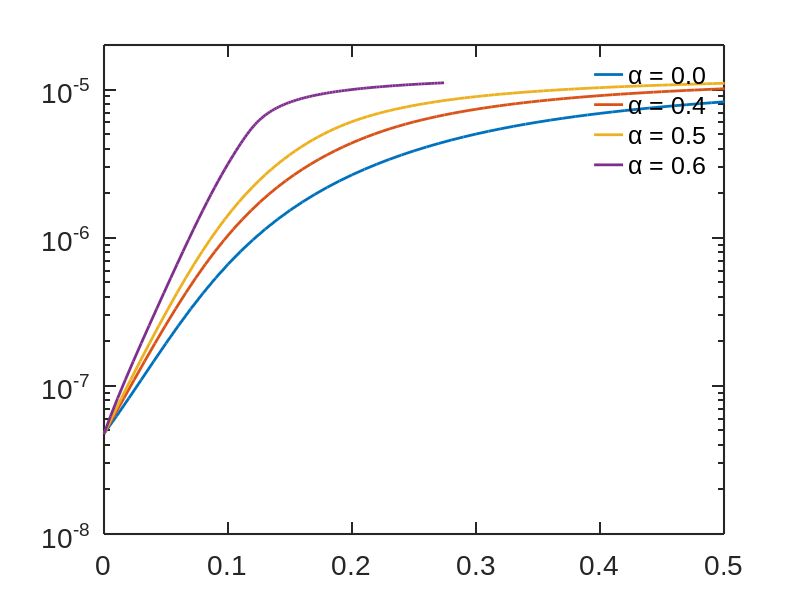

The MATLAB script that drew this image:
clear;
close all;

% %%%%%%%%%%%%%%%%%%%%%%%%%%%%%%%% %
% Object type: Line
set(0,'DefaultLineLineWidth',2);
set(0,'DefaultLineMarkerSize',8);

% Object type: Axes
set(0,'DefaultAxesFontName','Arial');
set(0,'DefaultAxesFontSize',20);
set(0,'DefaultAxesLineWidth',1.5);
set(0,'DefaultAxesTickLength',[0.02 0.02]);
% set(0,'DefaultAxesUnits','inches');
% set(0,'DefaultAxesOuterPosition', [0 0 7 7]);
% set(0,'DefaultAxesPosition',[1 1 5 4]);
%%set(0,'DefaultAxesUnits','normalized');
%%set(0,'DefaultAxesOuterPosition', [0 0 1 1]);
%%set(0,'DefaultAxesPosition',[0.15 0.15 0.7 0.7]);

% Object type: Text
set(0,'DefaultTextFontName','Arial');
set(0,'DefaultTextFontSize',20);
set(0,'DefaultTextInterpreter','remove')
% set(0,'DefaultTextFontName','remove');
% set(0,'DefaultTextFontSize','remove');
% set(0,'DefaultTextInterpreter','remove');

map = [0, 0, 1
    0, 0.5, 0
    1, 0, 0
    0, 0.75, 0.75
    0.75, 0, 0.75
    0.25, 0.25, 0.25
	0, 0, 1];
% %%%%%%%%%%%%%%%%%%%%%%%%%%%%%%%% %

%%
%%%Read data and store it in a struct
op1 = [];
op2 = [];
%%%%%%%%%

%%salvar aux = 2 e aux = 11
aux = 2

%-------------------------------------------------------------------------------------------------------------------------------------
% space_charge tem que ser multiplicado pelo comprimento da porta
%eps_cnt = 5 * eps_0;
eps_0 = 8.85E-12; %F/m
eps_ox = 16 * eps_0;
alpha = -2.12E8; %m/
%alpha = -5.1E9; %m/F
%eps_ox * abs(alpha)
tox = 5e-9;

%------------------------------------------------------------------------------------------------------------------------------------- FE layer
eps_FE = eps_ox;
tFE = tox;
alpha_eps1 = 0.4;
alpha_eps2 = 0.5;
alpha_eps3 = 0.6;

if aux == 2
op2(1).V_g = [1	0.990000000000000	0.980000000000000	0.970000000000000	0.960000000000000	0.950000000000000	0.940000000000000	0.930000000000000	0.920000000000000	0.910000000000000	0.900000000000000	0.890000000000000	0.880000000000000	0.870000000000000	0.860000000000000	0.850000000000000	0.840000000000000	0.830000000000000	0.820000000000000	0.810000000000000	0.800000000000000	0.790000000000000	0.780000000000000	0.770000000000000	0.760000000000000	0.750000000000000	0.740000000000000	0.730000000000000	0.720000000000000	0.710000000000000	0.700000000000000	0.690000000000000	0.680000000000000	0.670000000000000	0.660000000000000	0.650000000000000	0.640000000000000	0.630000000000000	0.620000000000000	0.610000000000000	0.600000000000000	0.590000000000000	0.580000000000000	0.570000000000000	0.560000000000000	0.550000000000000	0.540000000000000	0.530000000000000	0.520000000000000	0.510000000000000	0.500000000000000	0.490000000000000	0.480000000000000	0.470000000000000	0.460000000000000	0.450000000000000	0.440000000000000	0.430000000000000	0.420000000000000	0.410000000000000	0.400000000000000	0.390000000000000	0.380000000000000	0.370000000000000	0.360000000000000	0.350000000000000	0.340000000000000	0.330000000000000	0.320000000000000	0.310000000000000	0.300000000000000	0.290000000000000	0.280000000000000	0.270000000000000	0.260000000000000	0.250000000000000	0.240000000000000	0.230000000000000	0.220000000000000	0.210000000000000	0.200000000000000	0.190000000000000	0.180000000000000	0.170000000000000	0.160000000000000	0.150000000000000	0.140000000000000	0.130000000000000	0.120000000000000	0.110000000000000	0.100000000000000	0.0900000000000000	0.0800000000000000	0.0700000000000000	0.0600000000000000	0.0500000000000000	0.0400000000000000	0.0300000000000000	0.0200000000000000	0.0100000000000000	0];
op2(1).I_d = [1.11120186000000e-05	1.10864490800000e-05	1.10602074600000e-05	1.10332709800000e-05	1.10056148300000e-05	1.09772160300000e-05	1.09480481900000e-05	1.09180863200000e-05	1.08873032100000e-05	1.08556703600000e-05	1.08231566400000e-05	1.07897333200000e-05	1.07553686900000e-05	1.07200276000000e-05	1.06836783000000e-05	1.06462858400000e-05	1.06078085400000e-05	1.05682126600000e-05	1.05274558400000e-05	1.04854968200000e-05	1.04422947000000e-05	1.03978010000000e-05	1.03519729200000e-05	1.03047612400000e-05	1.02561133800000e-05	1.02059817900000e-05	1.01543075900000e-05	1.01010387900000e-05	1.00461161000000e-05	9.98947637800000e-06	9.93106215600000e-06	9.87080087900000e-06	9.80863244300000e-06	9.74448143500000e-06	9.67827705400000e-06	9.60994422300000e-06	9.53939923100000e-06	9.46656885500000e-06	9.39135644300000e-06	9.31368560900000e-06	9.23345260100000e-06	9.15057164300000e-06	9.06493422400000e-06	8.97644236900000e-06	8.88498216600000e-06	8.79044227600000e-06	8.69270297800000e-06	8.59163745300000e-06	8.48711810400000e-06	8.37900318600000e-06	8.26715533200000e-06	8.15141911200000e-06	8.03164544500000e-06	7.90767137800000e-06	7.77933695400000e-06	7.64648115800000e-06	7.50893834100000e-06	7.36656332800000e-06	7.21919321500000e-06	7.06670065200000e-06	6.90895076800000e-06	6.74581191500000e-06	6.57716322300000e-06	6.40286989100000e-06	6.22275358200000e-06	6.03657837100000e-06	5.84413624900000e-06	5.64536026200000e-06	5.44033461300000e-06	5.22927088100000e-06	5.01250890000000e-06	4.79046655500000e-06	4.56363276300000e-06	4.33255403300000e-06	4.09784031000000e-06	3.86017010400000e-06	3.62030153900000e-06	3.37907973500000e-06	3.13744149200000e-06	2.89641856200000e-06	2.65713285500000e-06	2.42080489100000e-06	2.18873662400000e-06	1.96229401600000e-06	1.74289643600000e-06	1.53210915800000e-06	1.33150117100000e-06	1.14265962800000e-06	9.67147896200000e-07	8.06433603800000e-07	6.61785131000000e-07	5.34142795000000e-07	4.23975894200000e-07	3.31157948500000e-07	2.54924581200000e-07	1.93893430400000e-07	1.46215476400000e-07	1.09790376900000e-07	8.24836721100000e-08	6.23095787900000e-08	4.75499264800000e-08];

Vg_FE1 = [0.677419703180146	0.670718053826812	0.664014413601158	0.657308901339866	0.650601655257052	0.643892796580422	0.637182478162190	0.630470848015842	0.623758073212832	0.617044317563151	0.610329791777114	0.603614675153061	0.596899175864308	0.590183541402548	0.583467980094509	0.576752737945137	0.570038119383534	0.563324356918542	0.556611767640098	0.549900652996264	0.543191314699224	0.536484122609252	0.529779393296708	0.523077499295868	0.516378845737786	0.509683780715393	0.502992761538957	0.496306166827857	0.489624440699416	0.482948055499449	0.476277413240871	0.469613054338385	0.462955375215313	0.456304908269248	0.449662117222680	0.443027479784720	0.436401538054373	0.429784684695648	0.423177525708255	0.416580398997387	0.409993892385423	0.403418337638530	0.396854244353855	0.390301943567097	0.383761843061733	0.377234246548447	0.370719431071819	0.364217651150997	0.357729040814525	0.351253768247675	0.344791816985500	0.338343250972400	0.331907934006663	0.325485795846509	0.319076645606250	0.312680286993391	0.306296597907671	0.299925266097201	0.293566393768681	0.287219755333906	0.280885355798867	0.274563399009678	0.268253773982867	0.261956259488083	0.255669930532964	0.249392711954349	0.243121987725897	0.236854197339728	0.230585300096955	0.224310139596293	0.218022604164240	0.211716405807886	0.205385366230192	0.199023761584000	0.192626420058818	0.186188784763084	0.179706845360607	0.173177031040520	0.166596043079605	0.159960635110327	0.153267361087466	0.146512187161759	0.139690306149367	0.132796021144820	0.125822523516263	0.118760596407990	0.111599966997263	0.104328970061762	0.0969349117584194	0.0894049392929044	0.0817274366007423	0.0738941348109224	0.0659028582527113	0.0577607020654028	0.0494872164874977	0.0411167670916775	0.0326995982055754	0.0243009061064998	0.0159974194886880	0.00787107862646430	0];
Vg_FE2 = [0.516129554770219	0.511077080740218	0.506021620401737	0.500963352009799	0.495902482885579	0.490839194870633	0.485773717243285	0.480706272023762	0.475637109819247	0.470566476344726	0.465494687665670	0.460422012729592	0.455348763796463	0.450275312103822	0.445201970141763	0.440129106917705	0.435057179075300	0.429986535377814	0.424917651460147	0.419850979494396	0.414786972048836	0.409726183913878	0.404669089945062	0.399616248943801	0.394568268606678	0.389525671073089	0.384489142308436	0.379459250241785	0.374436661049124	0.369422083249174	0.364416119861307	0.359419581507577	0.354433062822969	0.349457362403872	0.344493175834020	0.339541219677079	0.334602307081560	0.329677027043472	0.324766288562383	0.319870598496081	0.314990838578134	0.310127506457795	0.305281366530782	0.300452915350646	0.295642764592599	0.290851369822670	0.286079146607729	0.281326476726495	0.276593561221787	0.271880652371512	0.267187725478250	0.262514876458601	0.257861901009995	0.253228693769763	0.248614968409375	0.244020430490086	0.239444896861507	0.234887899145801	0.230349590653021	0.225829633000859	0.221328033698300	0.216845098514517	0.212380660974301	0.207934389232125	0.203504895799446	0.199089067931524	0.194682981588846	0.190281296009593	0.185877950145432	0.181465209394439	0.177033906246360	0.172574608711829	0.168078049345287	0.163535642376000	0.158939630088227	0.154283177144626	0.149560268040910	0.144765546560780	0.139894064619407	0.134940952665491	0.129901041631199	0.124768280742639	0.119535459224051	0.114194031717230	0.108733785274395	0.103140894611986	0.0973999504958942	0.0914934550926429	0.0854023676376291	0.0791074089393566	0.0725911549011134	0.0658412022163836	0.0588542873790670	0.0516410530981043	0.0442308247312465	0.0366751506375163	0.0290493973083631	0.0214513591597497	0.0139961292330320	0.00680661793969645	0];
Vg_FE3 = [0.274194332155329	0.271615621110326	0.269032430602606	0.266445028014699	0.263853724328368	0.261258792305950	0.258660575864927	0.256059408035644	0.253455664728871	0.250849714517090	0.248242031498506	0.245633019094388	0.243023145694694	0.240412968155734	0.237802955212645	0.235193660376557	0.232585768612951	0.229979803066721	0.227376477190220	0.224776469241594	0.222180458073253	0.219589275870817	0.217003634917594	0.214424373415702	0.211852402910017	0.209288506609634	0.206733713462654	0.204188875362678	0.201654991573686	0.199133124873761	0.196624179791960	0.194129372261366	0.191649594234454	0.189186043605809	0.186739763751031	0.184311829515619	0.181903460622339	0.179515540565208	0.177149432843575	0.174805897744121	0.172486257867201	0.170191259686692	0.167922049796173	0.165679373025968	0.163464146888899	0.161277054734005	0.159118719911593	0.156989715089743	0.154890341832681	0.152820978557268	0.150781588217375	0.148772314687901	0.146792851514992	0.144843040654645	0.142922452614062	0.141030645735129	0.139167345292261	0.137331848718701	0.135524385979532	0.133744449501289	0.131992050547450	0.130267647771776	0.128570991461452	0.126901583848187	0.125257343699169	0.123633601897286	0.122024472383269	0.120421944014389	0.118816925218149	0.117197814091659	0.115550859369539	0.113861913067743	0.112117074017931	0.110303463564000	0.108409445132341	0.106424765716940	0.104340402061365	0.102148319841170	0.0998410969291106	0.0974114289982368	0.0948515624467981	0.0921524211139586	0.0893031888360762	0.0862910475758449	0.0831006779115927	0.0797113419179784	0.0760999257438414	0.0722401826389644	0.0681035514564437	0.0636611134090349	0.0588867323516702	0.0537618033245754	0.0482814310686005	0.0424615796471564	0.0363462370968698	0.0300127259562744	0.0235740959625446	0.0171770387396245	0.0109941938495480	0.00520992690954468	0];

vg05 = find(op2(1).V_g == 0.5, 1); %saber índice de VGS=0.5V
op2(1).I_d(vg05)


vgFE1 = find(Vg_FE1 >= 0.489 & Vg_FE1 <= 0.506, 1);
idFE1 = op2(1).I_d(vgFE1);
vgFE2 = find(Vg_FE2 >= 0.49 & Vg_FE2 <= 0.506, 1);
idFE2= op2(1).I_d(vgFE2);
%vgFE3 = find(Vg_FE3 >= 0.49 & Vg_FE3 <= 0.51, 1);
%idFE3 = op2(1).I_d(vgFE3);

figure
h(1) = semilogy(op2(1).V_g,op2(1).I_d);
hold
%ss = subslope_novo(op2(1).V_g,op2(1).I_d,10,88);
h(2) = semilogy(Vg_FE1,op2(1).I_d);
%ss1 = subslope_novo(Vg_FE1,op2(1).I_d,10,88);
h(3) = semilogy(Vg_FE2,op2(1).I_d);
%ss2 = subslope_novo(Vg_FE2,op2(1).I_d,10,88);
h(4) = semilogy(Vg_FE3,op2(1).I_d);
%ss3 = subslope_novo(Vg_FE3,op2(1).I_d,10,88);


axis([0 0.5 1E-8 2e-5])
legend([h(1) h(2) h(3) h(4)],{'\alpha = 0.0', '\alpha = 0.4', '\alpha = 0.5', '\alpha = 0.6'}, 'Location', 'best');
legend('boxoff')

print('Fig5_hp', '-djpeg')

%%ss = 95
%%ss1 = 77
%%ss2 = 67
%%ss2 = 54


%ss = subslope_novo(opVg,opId, aux, aux2)
%ss = subslope_novo(op2(1).V_g,op2(1).I_d,5,97); %1g

end

if aux == 11

op2(1).V_g = [0	0.0100000000000000	0.0200000000000000	0.0300000000000000	0.0400000000000000	0.0500000000000000	0.0600000000000000	0.0700000000000000	0.0800000000000000	0.0900000000000000	0.100000000000000	0.110000000000000	0.120000000000000	0.130000000000000	0.140000000000000	0.150000000000000	0.160000000000000	0.170000000000000	0.180000000000000	0.190000000000000	0.200000000000000	0.210000000000000	0.220000000000000	0.230000000000000	0.240000000000000	0.250000000000000	0.260000000000000	0.270000000000000	0.280000000000000	0.290000000000000	0.300000000000000	0.310000000000000	0.320000000000000	0.330000000000000	0.340000000000000	0.350000000000000	0.360000000000000	0.370000000000000	0.380000000000000	0.390000000000000	0.400000000000000	0.410000000000000	0.420000000000000	0.430000000000000	0.440000000000000	0.450000000000000	0.460000000000000	0.470000000000000	0.480000000000000	0.490000000000000	0.500000000000000	0.520000000000000	0.540000000000000	0.560000000000000	0.580000000000000	0.600000000000000	0.620000000000000	0.640000000000000	0.660000000000000	0.680000000000000	0.700000000000000	0.720000000000000	0.740000000000000	0.760000000000000	0.780000000000000	0.800000000000000	0.820000000000000	0.840000000000000	0.860000000000000	0.880000000000000	0.900000000000000	0.920000000000000	0.940000000000000	0.960000000000000	0.980000000000000	1	1.02000000000000	1.04000000000000	1.06000000000000	1.08000000000000	1.10000000000000	1.12000000000000	1.14000000000000	1.16000000000000	1.18000000000000	1.20000000000000	1.22000000000000	1.24000000000000	1.26000000000000	1.28000000000000	1.30000000000000	1.32000000000000	1.34000000000000	1.36000000000000	1.38000000000000	1.40000000000000	1.42000000000000	1.44000000000000	1.46000000000000	1.48000000000000	1.50000000000000];

op2(1).I_d = [2.86570897900000e-15	4.59838262200000e-15	8.46974604400000e-15	1.66467110500000e-14	3.32210783900000e-14	6.56652235300000e-14	1.27165278100000e-13	2.40109525400000e-13	4.40981860100000e-13	7.86618282400000e-13	1.36146772200000e-12	2.28540054100000e-12	3.72139306200000e-12	5.88125488600000e-12	9.03078038800000e-12	1.34932181400000e-11	1.96519588500000e-11	2.79545877100000e-11	3.89094507700000e-11	5.30876892800000e-11	7.11265964000000e-11	9.37295276600000e-11	1.21687322000000e-10	1.55840970600000e-10	1.97093929100000e-10	2.46432457100000e-10	3.04941324300000e-10	3.73742925800000e-10	4.54096463800000e-10	5.47337037000000e-10	6.54778548500000e-10	7.77830020200000e-10	9.18079192700000e-10	1.07738113900000e-09	1.25715346100000e-09	1.45914057200000e-09	1.68574092300000e-09	1.93823619000000e-09	2.21931694900000e-09	2.53060847700000e-09	2.87458289400000e-09	3.25349486800000e-09	3.66961061700000e-09	4.12545021200000e-09	4.62376494300000e-09	5.16651971500000e-09	5.75696218100000e-09	6.39699122200000e-09	7.08999184300000e-09	7.83816555000000e-09	8.64400153300000e-09	1.04391307000000e-08	1.24928647400000e-08	1.48177962500000e-08	1.74186515700000e-08	2.02926579700000e-08	2.34272953900000e-08	2.68078745600000e-08	3.04193361600000e-08	3.42389847500000e-08	3.82497456900000e-08	4.24342064600000e-08	4.67810036900000e-08	5.12708291700000e-08	5.58977624900000e-08	6.06477685600000e-08	6.55158475700000e-08	7.04930883800000e-08	7.55695304400000e-08	8.07472825500000e-08	8.60134881500000e-08	9.13687626900000e-08	9.68034503900000e-08	1.02319315900000e-07	1.07906284800000e-07	1.13570692100000e-07	1.19305685800000e-07	1.25088304800000e-07	1.30949034900000e-07	1.36859598600000e-07	1.42819415100000e-07	1.48846514000000e-07	1.54906525600000e-07	1.61013512200000e-07	1.67165325300000e-07	1.73353644500000e-07	1.79582748400000e-07	1.85847694500000e-07	1.92130338700000e-07	1.98461300200000e-07	2.04797488300000e-07	2.11176292900000e-07	2.17571736400000e-07	2.24002660300000e-07	2.30433468900000e-07	2.36887624600000e-07	2.43361008700000e-07	2.49833169900000e-07	2.56338556400000e-07	2.62854203200000e-07	2.69375956400000e-07];

Vg_FE1 = [0	0.00954952492644748	0.0190991611190313	0.0286489035084534	0.0381987472235707	0.0477486875898051	0.0572987200599302	0.0668488402768846	0.0763990439349740	0.0859493267728244	0.0954996843652443	0.105050112047907	0.114600605109000	0.124151158249792	0.133701766112624	0.143252422543804	0.152803121191012	0.162353855031913	0.171904616511346	0.181455397538949	0.191006189351915	0.200556982448401	0.210107766630504	0.219658530778114	0.229209263168721	0.238759951054706	0.248310580378847	0.257861136241136	0.267411601989050	0.276961959416586	0.286512189735915	0.296062271980737	0.305612181842757	0.315161890559975	0.324711369919743	0.334260583262496	0.343809479683777	0.353357999501068	0.362906037581051	0.372453431562890	0.381999888767136	0.391544912778802	0.401087696834128	0.410627037595662	0.420161265148295	0.429688147612696	0.439204665754873	0.448706674264020	0.458188441920175	0.467642064324588	0.477056776984627	0.495707273590883	0.513967613619427	0.531587954336626	0.548282728817592	0.563829655684229	0.578162169249577	0.591377292414467	0.603667509176732	0.615245112636193	0.626298917653890	0.636981482892725	0.647411369028020	0.657679924615127	0.667857657023205	0.677999458587703	0.688148077978783	0.698336700365738	0.708590633872182	0.718928459221817	0.729363186768551	0.739902889501133	0.750551652126177	0.761310176830577	0.772176663207590	0.783147288820314	0.794217003849042	0.805380068502730	0.816630006858409	0.827960638607879	0.839365755511041	0.850839333797613	0.862376044015415	0.873970693003293	0.885618638002328	0.897315673917227	0.909057951816281	0.920842035803413	0.932664914792217	0.944523602701256	0.956415796048804	0.968339002605121	0.980291278525771	0.992270648938632	1.00427557151482	1.01630436010538	1.02835560168374	1.04042809070453	1.05252044075460	1.06463165653712	1.07676073171040];

Vg_FE2 = [0	0.00932428738967123	0.0186487416785469	0.0279733552626802	0.0372981208353561	0.0466230313847076	0.0559480800898953	0.0652732604153269	0.0745985659024609	0.0839239901592366	0.0932495265478664	0.102575168071861	0.111900907663500	0.121226737374689	0.130552649168935	0.139878633815705	0.149204681786518	0.158530782547870	0.167856924767019	0.177183096308423	0.186509284027873	0.195835473672602	0.205161649945756	0.214487796167171	0.223813894753081	0.233139926582060	0.242465870568271	0.251791704361704	0.261117402983575	0.270442939124878	0.279768284603873	0.289093407971105	0.298418272764136	0.307742835839963	0.317067054879614	0.326390874893744	0.335714219525666	0.345036999251602	0.354359056371577	0.363680147344335	0.372999833150705	0.382317369168203	0.391631545251191	0.400940556393493	0.410241897722442	0.419532221419044	0.428806998632309	0.438060011396030	0.447282662880263	0.456463096486882	0.465585165476941	0.483560910386325	0.500951420429140	0.517381931504939	0.532424093226388	0.545744483526343	0.557243253874365	0.567065938621701	0.575501263765098	0.582867668954290	0.589448376480836	0.595472224339087	0.601117053542031	0.606519886922691	0.611786485534808	0.616999187881555	0.622222116968175	0.627505050548607	0.632885950808273	0.638392688832726	0.644044780152826	0.649854334251699	0.655827478189266	0.661965265245866	0.668264994811385	0.674720933230472	0.681325505773563	0.688070102754094	0.694945010287613	0.701940957911819	0.709048633266562	0.716259000696419	0.723564066023122	0.730956039504940	0.738427957003492	0.745973510875841	0.753586927724421	0.761263053705119	0.768997372188325	0.776785404051883	0.784623694073206	0.792508503907681	0.800436917788657	0.808405973407948	0.816413357272225	0.824456540158074	0.832533402525611	0.840642136056799	0.848780661131900	0.856947484805682	0.865141097565595];

%Vg_FE3 = [0	0.00898643108450684	0.0179731125178203	0.0269600328940202	0.0359471812530342	0.0449345470770614	0.0539221201348430	0.0629098906229904	0.0718978488536914	0.0808859852388550	0.0898742898217996	0.0988627521077909	0.107851361495250	0.116840106062033	0.125828973753403	0.134817950723558	0.143807022679776	0.152796173821805	0.161785387150529	0.170774644462635	0.179763926041810	0.188753210508903	0.197742474918634	0.206731694250757	0.215720842129621	0.224709889873090	0.233698805852406	0.242687556542556	0.251676104475362	0.260664408687318	0.269652426905810	0.278640111956658	0.287627409146204	0.296614253759944	0.305600582319421	0.314586312340615	0.323571329288498	0.332555498877403	0.341538584557365	0.350520221016502	0.359499749726057	0.368476053752304	0.377447317876787	0.386410834590240	0.395362846583663	0.404298332128566	0.413210497948463	0.422090017094046	0.430923994320394	0.439694644730323	0.448377748215412	0.465341365579487	0.481427130643710	0.496072897257408	0.508636139839582	0.518616725289515	0.525864880811547	0.530598907932552	0.533251895647647	0.534301503431435	0.534172564721253	0.533208336508631	0.531675580313046	0.529779830384036	0.527679728302212	0.525498781822333	0.523333175452262	0.521257575822910	0.519328926212409	0.517589033249089	0.516067170229239	0.514781501377549	0.513741217283899	0.512947897868799	0.512397492217078	0.512081399845707	0.511988258660345	0.512105154131142	0.512417515431420	0.512911436867728	0.513572949899843	0.514388501044628	0.515346099034683	0.516434059257410	0.517641935505238	0.518960266313762	0.520380391586632	0.521894580557679	0.523496058282488	0.525178106077825	0.526935541109808	0.528762755861521	0.530655376682986	0.532608960111922	0.534620035908338	0.536684810237111	0.538800103788417	0.540963204085198	0.543170991697850	0.545421227208523	0.547711646348392];


%vg05 = find(op2(1).V_g == 0.5, 1);
vgFE1 = find(Vg_FE1 >= 0.49 & Vg_FE1 <= 0.51, 1);
idFE1 = op2(1).I_d(vgFE1);
vgFE2 = find(Vg_FE2 >= 0.49 & Vg_FE2 <= 0.51, 1);
idFE2= op2(1).I_d(vgFE2);

end